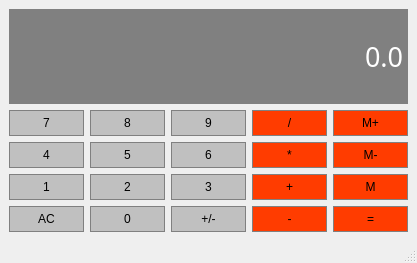
<?xml version="1.0" encoding="UTF-8"?>
<ui version="4.0">
 <class>calculator</class>
 <widget class="QMainWindow" name="calculator">
  <property name="geometry">
   <rect>
    <x>0</x>
    <y>0</y>
    <width>417</width>
    <height>263</height>
   </rect>
  </property>
  <property name="windowTitle">
   <string>MainWindow</string>
  </property>
  <widget class="QWidget" name="centralwidget">
   <layout class="QGridLayout" name="gridLayout">
    <item row="3" column="2">
     <widget class="QPushButton" name="Button3">
      <property name="sizePolicy">
       <sizepolicy hsizetype="Preferred" vsizetype="Preferred">
        <horstretch>0</horstretch>
        <verstretch>0</verstretch>
       </sizepolicy>
      </property>
      <property name="styleSheet">
       <string notr="true">QPushButton{
Background-color: #C0C0C0;
border: 1px solid gray;
padding: 5px;
}
QPushButtonPressed{
Background-color: #A9A9A9;
border: 1px solid gray;
padding: 5px;
}</string>
      </property>
      <property name="text">
       <string>3</string>
      </property>
     </widget>
    </item>
    <item row="1" column="2">
     <widget class="QPushButton" name="Button9">
      <property name="sizePolicy">
       <sizepolicy hsizetype="Preferred" vsizetype="Preferred">
        <horstretch>0</horstretch>
        <verstretch>0</verstretch>
       </sizepolicy>
      </property>
      <property name="styleSheet">
       <string notr="true">QPushButton{
Background-color: #C0C0C0;
border: 1px solid gray;
padding: 5px;
}
QPushButtonPressed{
Background-color: #A9A9A9;
border: 1px solid gray;
padding: 5px;
}</string>
      </property>
      <property name="text">
       <string>9</string>
      </property>
     </widget>
    </item>
    <item row="3" column="4">
     <widget class="QPushButton" name="MemGet">
      <property name="sizePolicy">
       <sizepolicy hsizetype="Preferred" vsizetype="Preferred">
        <horstretch>0</horstretch>
        <verstretch>0</verstretch>
       </sizepolicy>
      </property>
      <property name="styleSheet">
       <string notr="true">QPushButton{
Background-color: #FF3C00;
border: 1px solid gray;
padding: 5px;
}
QPushButtonPressed{
Background-color: #A9A9A9;
border: 1px solid gray;
padding: 5px;
}</string>
      </property>
      <property name="text">
       <string>M</string>
      </property>
     </widget>
    </item>
    <item row="1" column="0">
     <widget class="QPushButton" name="Button7">
      <property name="sizePolicy">
       <sizepolicy hsizetype="Preferred" vsizetype="Preferred">
        <horstretch>0</horstretch>
        <verstretch>0</verstretch>
       </sizepolicy>
      </property>
      <property name="styleSheet">
       <string notr="true">QPushButton{
Background-color: #C0C0C0;
border: 1px solid gray;
padding: 5px;
}
QPushButtonPressed{
Background-color: #A9A9A9;
border: 1px solid gray;
padding: 5px;
}</string>
      </property>
      <property name="text">
       <string>7</string>
      </property>
     </widget>
    </item>
    <item row="1" column="1">
     <widget class="QPushButton" name="Button8">
      <property name="sizePolicy">
       <sizepolicy hsizetype="Preferred" vsizetype="Preferred">
        <horstretch>0</horstretch>
        <verstretch>0</verstretch>
       </sizepolicy>
      </property>
      <property name="styleSheet">
       <string notr="true">QPushButton{
Background-color: #C0C0C0;
border: 1px solid gray;
padding: 5px;
}
QPushButtonPressed{
Background-color: #A9A9A9;
border: 1px solid gray;
padding: 5px;
}</string>
      </property>
      <property name="text">
       <string>8</string>
      </property>
     </widget>
    </item>
    <item row="1" column="3">
     <widget class="QPushButton" name="Divide">
      <property name="sizePolicy">
       <sizepolicy hsizetype="Preferred" vsizetype="Fixed">
        <horstretch>0</horstretch>
        <verstretch>0</verstretch>
       </sizepolicy>
      </property>
      <property name="styleSheet">
       <string notr="true">QPushButton{
Background-color: #FF3C00;
border: 1px solid gray;
padding: 5px;
}
QPushButtonPressed{
Background-color: #A9A9A9;
border: 1px solid gray;
padding: 5px;
}</string>
      </property>
      <property name="text">
       <string>/</string>
      </property>
     </widget>
    </item>
    <item row="2" column="1">
     <widget class="QPushButton" name="Button5">
      <property name="sizePolicy">
       <sizepolicy hsizetype="Preferred" vsizetype="Preferred">
        <horstretch>0</horstretch>
        <verstretch>0</verstretch>
       </sizepolicy>
      </property>
      <property name="styleSheet">
       <string notr="true">QPushButton{
Background-color: #C0C0C0;
border: 1px solid gray;
padding: 5px;
}
QPushButtonPressed{
Background-color: #A9A9A9;
border: 1px solid gray;
padding: 5px;
}</string>
      </property>
      <property name="text">
       <string>5</string>
      </property>
     </widget>
    </item>
    <item row="2" column="3">
     <widget class="QPushButton" name="Multiply">
      <property name="sizePolicy">
       <sizepolicy hsizetype="Preferred" vsizetype="Preferred">
        <horstretch>0</horstretch>
        <verstretch>0</verstretch>
       </sizepolicy>
      </property>
      <property name="styleSheet">
       <string notr="true">QPushButton{
Background-color: #FF3C00;
border: 1px solid gray;
padding: 5px;
}
QPushButtonPressed{
Background-color: #A9A9A9;
border: 1px solid gray;
padding: 5px;
}</string>
      </property>
      <property name="text">
       <string>*</string>
      </property>
     </widget>
    </item>
    <item row="3" column="0">
     <widget class="QPushButton" name="Button1">
      <property name="sizePolicy">
       <sizepolicy hsizetype="Preferred" vsizetype="Preferred">
        <horstretch>0</horstretch>
        <verstretch>0</verstretch>
       </sizepolicy>
      </property>
      <property name="styleSheet">
       <string notr="true">QPushButton{
Background-color: #C0C0C0;
border: 1px solid gray;
padding: 5px;
}
QPushButtonPressed{
Background-color: #A9A9A9;
border: 1px solid gray;
padding: 5px;
}</string>
      </property>
      <property name="text">
       <string>1</string>
      </property>
     </widget>
    </item>
    <item row="2" column="4">
     <widget class="QPushButton" name="MemClear">
      <property name="sizePolicy">
       <sizepolicy hsizetype="Preferred" vsizetype="Preferred">
        <horstretch>0</horstretch>
        <verstretch>0</verstretch>
       </sizepolicy>
      </property>
      <property name="styleSheet">
       <string notr="true">QPushButton{
Background-color: #FF3C00;
border: 1px solid gray;
padding: 5px;
}
QPushButtonPressed{
Background-color: #A9A9A9;
border: 1px solid gray;
padding: 5px;
}</string>
      </property>
      <property name="text">
       <string>M-</string>
      </property>
     </widget>
    </item>
    <item row="3" column="1">
     <widget class="QPushButton" name="Button2">
      <property name="sizePolicy">
       <sizepolicy hsizetype="Preferred" vsizetype="Preferred">
        <horstretch>0</horstretch>
        <verstretch>0</verstretch>
       </sizepolicy>
      </property>
      <property name="styleSheet">
       <string notr="true">QPushButton{
Background-color: #C0C0C0;
border: 1px solid gray;
padding: 5px;
}
QPushButtonPressed{
Background-color: #A9A9A9;
border: 1px solid gray;
padding: 5px;
}</string>
      </property>
      <property name="text">
       <string>2</string>
      </property>
     </widget>
    </item>
    <item row="1" column="4">
     <widget class="QPushButton" name="MemAdd">
      <property name="sizePolicy">
       <sizepolicy hsizetype="Preferred" vsizetype="Preferred">
        <horstretch>0</horstretch>
        <verstretch>0</verstretch>
       </sizepolicy>
      </property>
      <property name="styleSheet">
       <string notr="true">QPushButton{
Background-color: #FF3C00;
border: 1px solid gray;
padding: 5px;
}
QPushButtonPressed{
Background-color: #A9A9A9;
border: 1px solid gray;
padding: 5px;
}</string>
      </property>
      <property name="text">
       <string>M+</string>
      </property>
     </widget>
    </item>
    <item row="2" column="0">
     <widget class="QPushButton" name="Button4">
      <property name="sizePolicy">
       <sizepolicy hsizetype="Preferred" vsizetype="Preferred">
        <horstretch>0</horstretch>
        <verstretch>0</verstretch>
       </sizepolicy>
      </property>
      <property name="styleSheet">
       <string notr="true">QPushButton{
Background-color: #C0C0C0;
border: 1px solid gray;
padding: 5px;
}
QPushButtonPressed{
Background-color: #A9A9A9;
border: 1px solid gray;
padding: 5px;
}</string>
      </property>
      <property name="text">
       <string>4</string>
      </property>
     </widget>
    </item>
    <item row="3" column="3">
     <widget class="QPushButton" name="Add">
      <property name="sizePolicy">
       <sizepolicy hsizetype="Preferred" vsizetype="Preferred">
        <horstretch>0</horstretch>
        <verstretch>0</verstretch>
       </sizepolicy>
      </property>
      <property name="styleSheet">
       <string notr="true">QPushButton{
Background-color: #FF3C00;
border: 1px solid gray;
padding: 5px;
}
QPushButtonPressed{
Background-color: #A9A9A9;
border: 1px solid gray;
padding: 5px;
}</string>
      </property>
      <property name="text">
       <string>+</string>
      </property>
     </widget>
    </item>
    <item row="2" column="2">
     <widget class="QPushButton" name="Button6">
      <property name="sizePolicy">
       <sizepolicy hsizetype="Preferred" vsizetype="Preferred">
        <horstretch>0</horstretch>
        <verstretch>0</verstretch>
       </sizepolicy>
      </property>
      <property name="styleSheet">
       <string notr="true">QPushButton{
Background-color: #C0C0C0;
border: 1px solid gray;
padding: 5px;
}
QPushButtonPressed{
Background-color: #A9A9A9;
border: 1px solid gray;
padding: 5px;
}</string>
      </property>
      <property name="text">
       <string>6</string>
      </property>
     </widget>
    </item>
    <item row="4" column="0">
     <widget class="QPushButton" name="Clear">
      <property name="sizePolicy">
       <sizepolicy hsizetype="Preferred" vsizetype="Preferred">
        <horstretch>0</horstretch>
        <verstretch>0</verstretch>
       </sizepolicy>
      </property>
      <property name="styleSheet">
       <string notr="true">QPushButton{
Background-color: #C0C0C0;
border: 1px solid gray;
padding: 5px;
}
QPushButtonPressed{
Background-color: #A9A9A9;
border: 1px solid gray;
padding: 5px;
}</string>
      </property>
      <property name="text">
       <string>AC</string>
      </property>
     </widget>
    </item>
    <item row="4" column="1">
     <widget class="QPushButton" name="Button0">
      <property name="sizePolicy">
       <sizepolicy hsizetype="Preferred" vsizetype="Preferred">
        <horstretch>0</horstretch>
        <verstretch>0</verstretch>
       </sizepolicy>
      </property>
      <property name="styleSheet">
       <string notr="true">QPushButton{
Background-color: #C0C0C0;
border: 1px solid gray;
padding: 5px;
}
QPushButtonPressed{
Background-color: #A9A9A9;
border: 1px solid gray;
padding: 5px;
}</string>
      </property>
      <property name="text">
       <string>0</string>
      </property>
     </widget>
    </item>
    <item row="4" column="2">
     <widget class="QPushButton" name="ChangeSign">
      <property name="sizePolicy">
       <sizepolicy hsizetype="Preferred" vsizetype="Preferred">
        <horstretch>0</horstretch>
        <verstretch>0</verstretch>
       </sizepolicy>
      </property>
      <property name="styleSheet">
       <string notr="true">QPushButton{
Background-color: #C0C0C0;
border: 1px solid gray;
padding: 5px;
}
QPushButtonPressed{
Background-color: #A9A9A9;
border: 1px solid gray;
padding: 5px;
}</string>
      </property>
      <property name="text">
       <string>+/-</string>
      </property>
     </widget>
    </item>
    <item row="4" column="3">
     <widget class="QPushButton" name="Subtract">
      <property name="sizePolicy">
       <sizepolicy hsizetype="Preferred" vsizetype="Preferred">
        <horstretch>0</horstretch>
        <verstretch>0</verstretch>
       </sizepolicy>
      </property>
      <property name="styleSheet">
       <string notr="true">QPushButton{
Background-color: #FF3C00;
border: 1px solid gray;
padding: 5px;
}
QPushButtonPressed{
Background-color: #A9A9A9;
border: 1px solid gray;
padding: 5px;
}</string>
      </property>
      <property name="text">
       <string>-</string>
      </property>
     </widget>
    </item>
    <item row="4" column="4">
     <widget class="QPushButton" name="Equals">
      <property name="sizePolicy">
       <sizepolicy hsizetype="Preferred" vsizetype="Preferred">
        <horstretch>0</horstretch>
        <verstretch>0</verstretch>
       </sizepolicy>
      </property>
      <property name="styleSheet">
       <string notr="true">QPushButton{
Background-color: #FF3C00;
border: 1px solid gray;
padding: 5px;
}
QPushButtonPressed{
Background-color: #A9A9A9;
border: 1px solid gray;
padding: 5px;
}</string>
      </property>
      <property name="text">
       <string>=</string>
      </property>
     </widget>
    </item>
    <item row="0" column="0" colspan="5">
     <widget class="QLineEdit" name="Display">
      <property name="sizePolicy">
       <sizepolicy hsizetype="Preferred" vsizetype="Expanding">
        <horstretch>0</horstretch>
        <verstretch>0</verstretch>
       </sizepolicy>
      </property>
      <property name="font">
       <font>
        <family>Microsoft PhagsPa</family>
        <pointsize>20</pointsize>
       </font>
      </property>
      <property name="styleSheet">
       <string notr="true">QLineEdit{
Background-color: gray;
border: 1px solid gray;
color: #ffffff;
}</string>
      </property>
      <property name="text">
       <string>0.0</string>
      </property>
      <property name="alignment">
       <set>Qt::AlignRight|Qt::AlignTrailing|Qt::AlignVCenter</set>
      </property>
     </widget>
    </item>
   </layout>
  </widget>
  <widget class="QStatusBar" name="statusbar"/>
  <widget class="QMenuBar" name="menubar">
   <property name="geometry">
    <rect>
     <x>0</x>
     <y>0</y>
     <width>417</width>
     <height>21</height>
    </rect>
   </property>
  </widget>
 </widget>
 <resources/>
 <connections/>
</ui>
